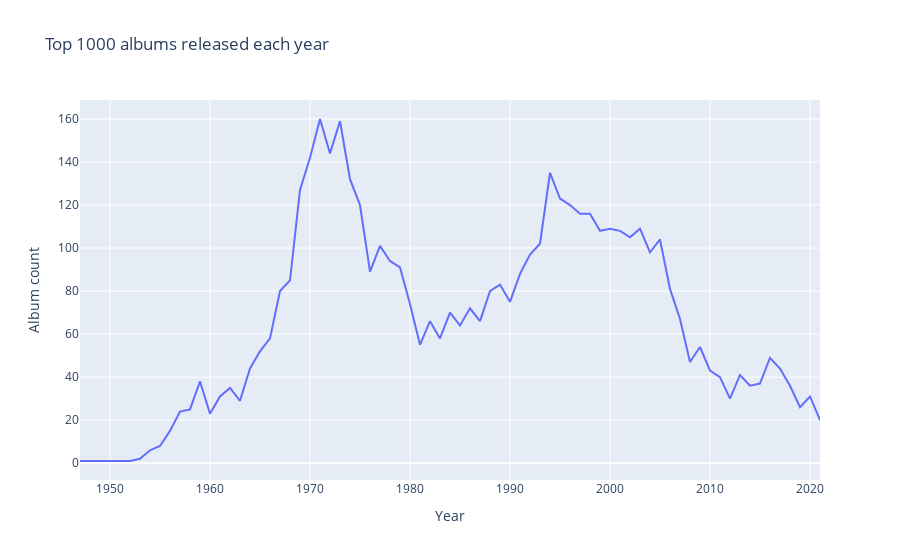

Write notebook code for a chart like this one.
### Code cell
fig = px.line(year_count,x = 'Year',y = 'Album count',title = 'Top 1000 albums released each year')
fig.show(renderers='svg')

### Figure 1 — Plotly figure (JSON) as saved in the notebook; plotly's stock layout.template omitted (floating-point values rounded to 4 significant figures)
{"data": [{"hovertemplate": "Year=%{x}<br>Album count=%{y}<extra></extra>", "legendgroup": "", "line": {"color": "#636efa", "dash": "solid"}, "marker": {"symbol": "circle"}, "mode": "lines", "name": "", "orientation": "v", "showlegend": false, "type": "scatter", "x": [1947, 1951, 1952, 1953, 1954, 1955, 1956, 1957, 1958, 1959, 1960, 1961, 1962, 1963, 1964, 1965, 1966, 1967, 1968, 1969, 1970, 1971, 1972, 1973, 1974, 1975, 1976, 1977, 1978, 1979, 1980, 1981, 1982, 1983, 1984, 1985, 1986, 1987, 1988, 1989, 1990, 1991, 1992, 1993, 1994, 1995, 1996, 1997, 1998, 1999, 2000, 2001, 2002, 2003, 2004, 2005, 2006, 2007, 2008, 2009, 2010, 2011, 2012, 2013, 2014, 2015, 2016, 2017, 2018, 2019, 2020, 2021], "xaxis": "x", "y": [1, 1, 1, 2, 6, 8, 15, 24, 25, 38, 23, 31, 35, 29, 44, 52, 58, 80, 85, 127, 142, 160, 144, 159, 132, 120, 89, 101, 94, 91, 74, 55, 66, 58, 70, 64, 72, 66, 80, 83, 75, 88, 97, 102, 135, 123, 120, 116, 116, 108, 109, 108, 105, 109, 98, 104, 81, 67, 47, 54, 43, 40, 30, 41, 36, 37, 49, 44, 36, 26, 31, 20], "yaxis": "y"}], "layout": {"legend": {"tracegroupgap": 0}, "title": {"text": "Top 1000 albums released each year"}, "xaxis": {"anchor": "y", "domain": [0, 1], "title": {"text": "Year"}}, "yaxis": {"anchor": "x", "domain": [0, 1], "title": {"text": "Album count"}}}}
